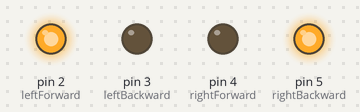
Bench run of a sketch on a simulated Arduino Uno, built with avr-gcc and run on an emulated ATmega328P. On the bench: output pins drawn as LEDs (lit = HIGH).

Above: at 0.7 s.
At 8.3 s:
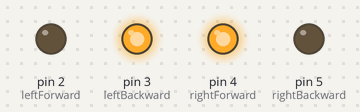
At 18.2 s:
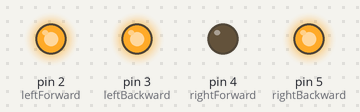
Timing chart, 0 to 19.9 s (numbered marks = the images above):
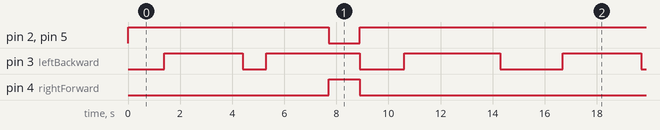

The sketch:

TRACK.ino
```cpp
const int leftForward = 2;
const int leftBackward = 3;
const int rightForward = 4;
const int rightBackward = 5;
void setup()
{
  pinMode(leftForward , OUTPUT);
  pinMode(leftBackward , OUTPUT);
  pinMode(rightForward , OUTPUT);
  pinMode(rightBackward , OUTPUT);

}


void loop()
{
  //forward
  digitalWrite(leftForward , HIGH);
  digitalWrite(leftBackward , LOW);
  digitalWrite(rightForward , LOW);
  digitalWrite(rightBackward , HIGH);
  delay(1200);
  delay(200);
  //GO right CODE
  digitalWrite(leftForward , HIGH);
  digitalWrite(leftBackward , HIGH);
  digitalWrite(rightForward , LOW);
  digitalWrite(rightBackward , HIGH);
  delay(3000);
  //forward
  digitalWrite(leftForward , HIGH);
  digitalWrite(leftBackward , LOW);
  digitalWrite(rightForward , LOW);
  digitalWrite(rightBackward , HIGH);
  delay(900);
  //right
  digitalWrite(leftForward , HIGH);
  digitalWrite(leftBackward , HIGH);
  digitalWrite(rightForward , LOW);
  digitalWrite(rightBackward , HIGH);
  delay(2400);
  //back
  digitalWrite(leftForward , LOW);
  digitalWrite(leftBackward , HIGH);
  digitalWrite(rightForward , HIGH);
  digitalWrite(rightBackward , LOW);
  delay(1200);
  //forward
  digitalWrite(leftForward , HIGH);
  digitalWrite(leftBackward , LOW);
  digitalWrite(rightForward , LOW);
  digitalWrite(rightBackward , HIGH);
  delay(1600);
  delay(100);
  digitalWrite(leftForward , HIGH);
  digitalWrite(leftBackward , HIGH);
  digitalWrite(rightForward , LOW);
  digitalWrite(rightBackward , HIGH);
  delay(3700);
  digitalWrite(leftForward , HIGH);
  digitalWrite(leftBackward , LOW);
  digitalWrite(rightForward , LOW);
  digitalWrite(rightBackward , HIGH);
  delay(1000);
  }
```

Measured:
- by itself, pin 2 (leftForward), pin 5 (rightBackward): repeats every 15.3 s: LOW 1.2 s, HIGH 14.1 s
- by itself, pin 3 (leftBackward): repeats every 15.3 s: LOW 0.90 s, HIGH 3.6 s, LOW 1.7 s, HIGH 3.7 s, LOW 2.4 s, HIGH 3.0 s
- by itself, pin 4 (rightForward): alternates HIGH for 1.2 s and LOW for 14.1 s
